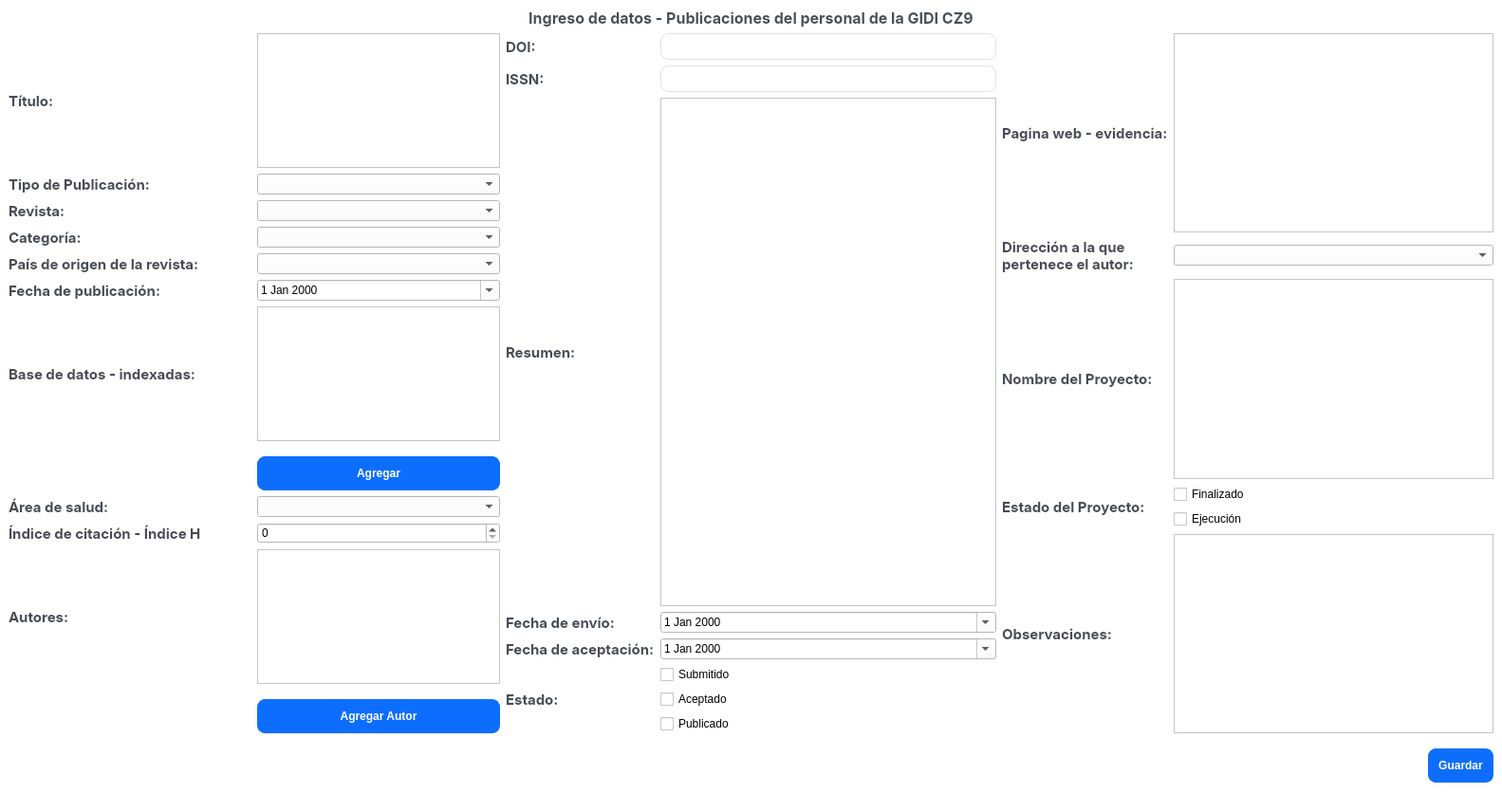
<?xml version="1.0" encoding="UTF-8"?>
<ui version="4.0">
 <class>MainWindow</class>
 <widget class="QMainWindow" name="MainWindow">
  <property name="geometry">
   <rect>
    <x>0</x>
    <y>0</y>
    <width>1583</width>
    <height>856</height>
   </rect>
  </property>
  <property name="windowTitle">
   <string>PublicacionesGIDI</string>
  </property>
  <property name="styleSheet">
   <string notr="true">QWidget {
  background-color: #fff;
}
QLabel {
  color: #464d55;
  font-weight: 600;
}
QLabel#heading {
  color: #0f1925;
  font-size: 18px;
  margin-bottom: 10px;
}

QLabel#subheading {
  color: #0f1925;
  font-size: 12px;
  font-weight: normal;
  margin-bottom: 10px;
}
QLineEdit {
  border-radius: 8px;
  border: 1px solid #e0e4e7;
  padding: 5px 15px;
}

QLineEdit:focus {
  border: 1px solid #d0e3ff;
}

QLineEdit::placeholder {
  color: #767e89;
}
QPushButton {
  background-color: #0d6efd;
  color: #fff;
  font-weight: 600;
  border-radius: 8px;
  border: 1px solid #0d6efd;
  padding: 10px 10px;
  margin-top: 10px;
  outline: 0px;
}
QPushButton:hover,
QPushButton:focus {
  background-color: #0b5ed7;
  border: 1px solid #9ac3fe;
}
QMenu {
background-color: #fff;
border: 1px solid black;
margin: 2px;
}
QMenu::item {
background-color: transparent;
}
QMenu::item:selected {
background-color: #0b5ed7;
color: rgb(255,255,255);
}
</string>
  </property>
  <widget class="QWidget" name="centralwidget">
   <layout class="QVBoxLayout" name="verticalLayout_2">
    <item>
     <layout class="QVBoxLayout" name="verticalLayout">
      <item>
       <widget class="QLabel" name="label_11">
        <property name="font">
         <font>
          <family>Inter</family>
          <pointsize>12</pointsize>
          <weight>75</weight>
          <bold>true</bold>
         </font>
        </property>
        <property name="text">
         <string>Ingreso de datos - Publicaciones del personal de la GIDI CZ9</string>
        </property>
        <property name="alignment">
         <set>Qt::AlignCenter</set>
        </property>
       </widget>
      </item>
      <item>
       <layout class="QGridLayout" name="gridLayout_4">
        <item row="0" column="1">
         <layout class="QGridLayout" name="gridLayout_2">
          <item row="4" column="1">
           <widget class="QDateEdit" name="dateEdit_aceptacion">
            <property name="calendarPopup">
             <bool>true</bool>
            </property>
            <property name="timeSpec">
             <enum>Qt::LocalTime</enum>
            </property>
           </widget>
          </item>
          <item row="4" column="0">
           <widget class="QLabel" name="label_19">
            <property name="font">
             <font>
              <family>Inter</family>
              <pointsize>11</pointsize>
              <weight>75</weight>
              <bold>true</bold>
              <stylestrategy>PreferAntialias</stylestrategy>
              <kerning>true</kerning>
             </font>
            </property>
            <property name="text">
             <string>Fecha de aceptación:</string>
            </property>
            <property name="wordWrap">
             <bool>true</bool>
            </property>
           </widget>
          </item>
          <item row="5" column="0" rowspan="3">
           <widget class="QLabel" name="label_20">
            <property name="font">
             <font>
              <family>Inter</family>
              <pointsize>11</pointsize>
              <weight>75</weight>
              <bold>true</bold>
              <stylestrategy>PreferAntialias</stylestrategy>
              <kerning>true</kerning>
             </font>
            </property>
            <property name="text">
             <string>Estado:</string>
            </property>
           </widget>
          </item>
          <item row="2" column="1">
           <widget class="QTextEdit" name="textEdit_resumen"/>
          </item>
          <item row="6" column="1">
           <widget class="QCheckBox" name="checkBox_aceptado">
            <property name="text">
             <string>Aceptado</string>
            </property>
           </widget>
          </item>
          <item row="5" column="1">
           <widget class="QCheckBox" name="checkBox_submitido">
            <property name="text">
             <string>Submitido</string>
            </property>
           </widget>
          </item>
          <item row="0" column="0">
           <widget class="QLabel" name="label_15">
            <property name="font">
             <font>
              <family>Inter</family>
              <pointsize>11</pointsize>
              <weight>75</weight>
              <bold>true</bold>
              <stylestrategy>PreferAntialias</stylestrategy>
              <kerning>true</kerning>
             </font>
            </property>
            <property name="text">
             <string>DOI:</string>
            </property>
           </widget>
          </item>
          <item row="2" column="0">
           <widget class="QLabel" name="label_17">
            <property name="font">
             <font>
              <family>Inter</family>
              <pointsize>11</pointsize>
              <weight>75</weight>
              <bold>true</bold>
              <stylestrategy>PreferAntialias</stylestrategy>
              <kerning>true</kerning>
             </font>
            </property>
            <property name="text">
             <string>Resumen:</string>
            </property>
           </widget>
          </item>
          <item row="3" column="0">
           <widget class="QLabel" name="label_18">
            <property name="font">
             <font>
              <family>Inter</family>
              <pointsize>11</pointsize>
              <weight>75</weight>
              <bold>true</bold>
              <stylestrategy>PreferAntialias</stylestrategy>
              <kerning>true</kerning>
             </font>
            </property>
            <property name="text">
             <string>Fecha de envío:</string>
            </property>
           </widget>
          </item>
          <item row="0" column="1">
           <widget class="QLineEdit" name="lineEdit_doi"/>
          </item>
          <item row="1" column="1">
           <widget class="QLineEdit" name="lineEdit_issn"/>
          </item>
          <item row="3" column="1">
           <widget class="QDateEdit" name="dateEdit_envio">
            <property name="calendarPopup">
             <bool>true</bool>
            </property>
           </widget>
          </item>
          <item row="1" column="0">
           <widget class="QLabel" name="label_16">
            <property name="font">
             <font>
              <family>Inter</family>
              <pointsize>11</pointsize>
              <weight>75</weight>
              <bold>true</bold>
              <stylestrategy>PreferAntialias</stylestrategy>
              <kerning>true</kerning>
             </font>
            </property>
            <property name="text">
             <string>ISSN:</string>
            </property>
           </widget>
          </item>
          <item row="7" column="1">
           <widget class="QCheckBox" name="checkBox_publicado">
            <property name="text">
             <string>Publicado</string>
            </property>
           </widget>
          </item>
         </layout>
        </item>
        <item row="0" column="2">
         <layout class="QGridLayout" name="gridLayout_3">
          <item row="3" column="1">
           <widget class="QCheckBox" name="checkBox_finalizado">
            <property name="text">
             <string>Finalizado</string>
            </property>
           </widget>
          </item>
          <item row="3" column="0" rowspan="2">
           <widget class="QLabel" name="label_24">
            <property name="font">
             <font>
              <family>Inter</family>
              <pointsize>11</pointsize>
              <weight>75</weight>
              <bold>true</bold>
              <stylestrategy>PreferAntialias</stylestrategy>
              <kerning>true</kerning>
             </font>
            </property>
            <property name="text">
             <string>Estado del Proyecto:</string>
            </property>
           </widget>
          </item>
          <item row="4" column="1">
           <widget class="QCheckBox" name="checkBox_ejecucion">
            <property name="text">
             <string>Ejecución</string>
            </property>
           </widget>
          </item>
          <item row="5" column="0">
           <widget class="QLabel" name="label_25">
            <property name="font">
             <font>
              <family>Inter</family>
              <pointsize>11</pointsize>
              <weight>75</weight>
              <bold>true</bold>
              <stylestrategy>PreferAntialias</stylestrategy>
              <kerning>true</kerning>
             </font>
            </property>
            <property name="text">
             <string>Observaciones:</string>
            </property>
           </widget>
          </item>
          <item row="2" column="0">
           <widget class="QLabel" name="label_23">
            <property name="font">
             <font>
              <family>Inter</family>
              <pointsize>11</pointsize>
              <weight>75</weight>
              <bold>true</bold>
              <stylestrategy>PreferAntialias</stylestrategy>
              <kerning>true</kerning>
             </font>
            </property>
            <property name="text">
             <string>Nombre del Proyecto:</string>
            </property>
           </widget>
          </item>
          <item row="0" column="1">
           <widget class="QTextEdit" name="textEdit_pagweb"/>
          </item>
          <item row="5" column="1">
           <widget class="QTextEdit" name="textEdit_observaciones"/>
          </item>
          <item row="1" column="0">
           <widget class="QLabel" name="label_22">
            <property name="font">
             <font>
              <family>Inter</family>
              <pointsize>11</pointsize>
              <weight>75</weight>
              <bold>true</bold>
              <stylestrategy>PreferAntialias</stylestrategy>
              <kerning>true</kerning>
             </font>
            </property>
            <property name="text">
             <string>Dirección a la que pertenece el autor:</string>
            </property>
            <property name="wordWrap">
             <bool>true</bool>
            </property>
           </widget>
          </item>
          <item row="2" column="1">
           <widget class="QTextEdit" name="textEdit_proyecto"/>
          </item>
          <item row="1" column="1">
           <widget class="QComboBox" name="comboBox_direccion"/>
          </item>
          <item row="0" column="0">
           <widget class="QLabel" name="label_21">
            <property name="font">
             <font>
              <family>Inter</family>
              <pointsize>11</pointsize>
              <weight>75</weight>
              <bold>true</bold>
              <stylestrategy>PreferAntialias</stylestrategy>
              <kerning>true</kerning>
             </font>
            </property>
            <property name="text">
             <string>Pagina web - evidencia:</string>
            </property>
           </widget>
          </item>
         </layout>
        </item>
        <item row="0" column="0">
         <layout class="QGridLayout" name="gridLayout">
          <item row="5" column="1">
           <widget class="QDateEdit" name="dateEdit_publicacion">
            <property name="calendarPopup">
             <bool>true</bool>
            </property>
           </widget>
          </item>
          <item row="3" column="1">
           <widget class="QComboBox" name="comboBox_categoria"/>
          </item>
          <item row="12" column="1">
           <widget class="QPushButton" name="pushButton_agregar_autor">
            <property name="text">
             <string>Agregar Autor</string>
            </property>
           </widget>
          </item>
          <item row="12" column="0">
           <spacer name="horizontalSpacer_2">
            <property name="orientation">
             <enum>Qt::Horizontal</enum>
            </property>
            <property name="sizeHint" stdset="0">
             <size>
              <width>40</width>
              <height>20</height>
             </size>
            </property>
           </spacer>
          </item>
          <item row="3" column="0">
           <widget class="QLabel" name="label_4">
            <property name="font">
             <font>
              <family>Inter</family>
              <pointsize>11</pointsize>
              <weight>75</weight>
              <bold>true</bold>
              <stylestrategy>PreferAntialias</stylestrategy>
              <kerning>true</kerning>
             </font>
            </property>
            <property name="text">
             <string>Categoría:</string>
            </property>
           </widget>
          </item>
          <item row="5" column="0">
           <widget class="QLabel" name="label_6">
            <property name="font">
             <font>
              <family>Inter</family>
              <pointsize>11</pointsize>
              <weight>75</weight>
              <bold>true</bold>
              <stylestrategy>PreferAntialias</stylestrategy>
              <kerning>true</kerning>
             </font>
            </property>
            <property name="text">
             <string>Fecha de publicación:</string>
            </property>
           </widget>
          </item>
          <item row="10" column="1">
           <widget class="QSpinBox" name="spinBox_indiceH">
            <property name="maximum">
             <number>1000</number>
            </property>
           </widget>
          </item>
          <item row="9" column="1">
           <widget class="QComboBox" name="comboBox_area_salud"/>
          </item>
          <item row="10" column="0">
           <widget class="QLabel" name="label_9">
            <property name="font">
             <font>
              <family>Inter</family>
              <pointsize>11</pointsize>
              <weight>75</weight>
              <bold>true</bold>
              <stylestrategy>PreferAntialias</stylestrategy>
              <kerning>true</kerning>
             </font>
            </property>
            <property name="text">
             <string>Índice de citación - Índice H</string>
            </property>
            <property name="wordWrap">
             <bool>true</bool>
            </property>
           </widget>
          </item>
          <item row="8" column="1">
           <widget class="QPushButton" name="pushButton_add_database">
            <property name="text">
             <string>Agregar</string>
            </property>
           </widget>
          </item>
          <item row="11" column="1">
           <widget class="QTextEdit" name="textEdit_autores">
            <property name="readOnly">
             <bool>true</bool>
            </property>
           </widget>
          </item>
          <item row="4" column="0">
           <widget class="QLabel" name="label_5">
            <property name="font">
             <font>
              <family>Inter</family>
              <pointsize>11</pointsize>
              <weight>75</weight>
              <bold>true</bold>
              <stylestrategy>PreferAntialias</stylestrategy>
              <kerning>true</kerning>
             </font>
            </property>
            <property name="text">
             <string>País de origen de la revista:</string>
            </property>
            <property name="wordWrap">
             <bool>true</bool>
            </property>
           </widget>
          </item>
          <item row="2" column="1">
           <widget class="QComboBox" name="comboBox_revista"/>
          </item>
          <item row="4" column="1">
           <widget class="QComboBox" name="comboBox_pais"/>
          </item>
          <item row="1" column="1">
           <widget class="QComboBox" name="comboBox_tipo"/>
          </item>
          <item row="9" column="0">
           <widget class="QLabel" name="label_8">
            <property name="font">
             <font>
              <family>Inter</family>
              <pointsize>11</pointsize>
              <weight>75</weight>
              <bold>true</bold>
              <stylestrategy>PreferAntialias</stylestrategy>
              <kerning>true</kerning>
             </font>
            </property>
            <property name="text">
             <string>Área de salud:</string>
            </property>
           </widget>
          </item>
          <item row="6" column="0">
           <widget class="QLabel" name="label_7">
            <property name="font">
             <font>
              <family>Inter</family>
              <pointsize>11</pointsize>
              <weight>75</weight>
              <bold>true</bold>
              <stylestrategy>PreferAntialias</stylestrategy>
              <kerning>true</kerning>
             </font>
            </property>
            <property name="text">
             <string>Base de datos - indexadas:</string>
            </property>
            <property name="wordWrap">
             <bool>true</bool>
            </property>
           </widget>
          </item>
          <item row="2" column="0">
           <widget class="QLabel" name="label_3">
            <property name="font">
             <font>
              <family>Inter</family>
              <pointsize>11</pointsize>
              <weight>75</weight>
              <bold>true</bold>
              <stylestrategy>PreferAntialias</stylestrategy>
              <kerning>true</kerning>
             </font>
            </property>
            <property name="text">
             <string>Revista:</string>
            </property>
           </widget>
          </item>
          <item row="6" column="1">
           <widget class="QTextEdit" name="textEdit_databases"/>
          </item>
          <item row="0" column="1">
           <widget class="QTextEdit" name="textEdit_titulo"/>
          </item>
          <item row="1" column="0">
           <widget class="QLabel" name="label_2">
            <property name="font">
             <font>
              <family>Inter</family>
              <pointsize>11</pointsize>
              <weight>75</weight>
              <bold>true</bold>
              <stylestrategy>PreferAntialias</stylestrategy>
              <kerning>true</kerning>
             </font>
            </property>
            <property name="text">
             <string>Tipo de Publicación:</string>
            </property>
           </widget>
          </item>
          <item row="0" column="0">
           <widget class="QLabel" name="label">
            <property name="font">
             <font>
              <family>Inter</family>
              <pointsize>11</pointsize>
              <weight>75</weight>
              <bold>true</bold>
              <stylestrategy>PreferAntialias</stylestrategy>
              <kerning>true</kerning>
             </font>
            </property>
            <property name="text">
             <string>Título:</string>
            </property>
           </widget>
          </item>
          <item row="11" column="0">
           <widget class="QLabel" name="label_10">
            <property name="font">
             <font>
              <family>Inter</family>
              <pointsize>11</pointsize>
              <weight>75</weight>
              <bold>true</bold>
              <stylestrategy>PreferAntialias</stylestrategy>
              <kerning>true</kerning>
             </font>
            </property>
            <property name="text">
             <string>Autores:</string>
            </property>
           </widget>
          </item>
         </layout>
        </item>
       </layout>
      </item>
      <item>
       <layout class="QGridLayout" name="gridLayout_5">
        <item row="0" column="0">
         <spacer name="horizontalSpacer">
          <property name="orientation">
           <enum>Qt::Horizontal</enum>
          </property>
          <property name="sizeHint" stdset="0">
           <size>
            <width>1168</width>
            <height>20</height>
           </size>
          </property>
         </spacer>
        </item>
        <item row="0" column="1">
         <widget class="QPushButton" name="pushButton_input">
          <property name="text">
           <string>Guardar</string>
          </property>
         </widget>
        </item>
       </layout>
      </item>
     </layout>
    </item>
   </layout>
  </widget>
  <widget class="QMenuBar" name="menubar">
   <property name="geometry">
    <rect>
     <x>0</x>
     <y>0</y>
     <width>1583</width>
     <height>21</height>
    </rect>
   </property>
  </widget>
  <widget class="QStatusBar" name="statusbar"/>
 </widget>
 <resources/>
 <connections/>
</ui>
